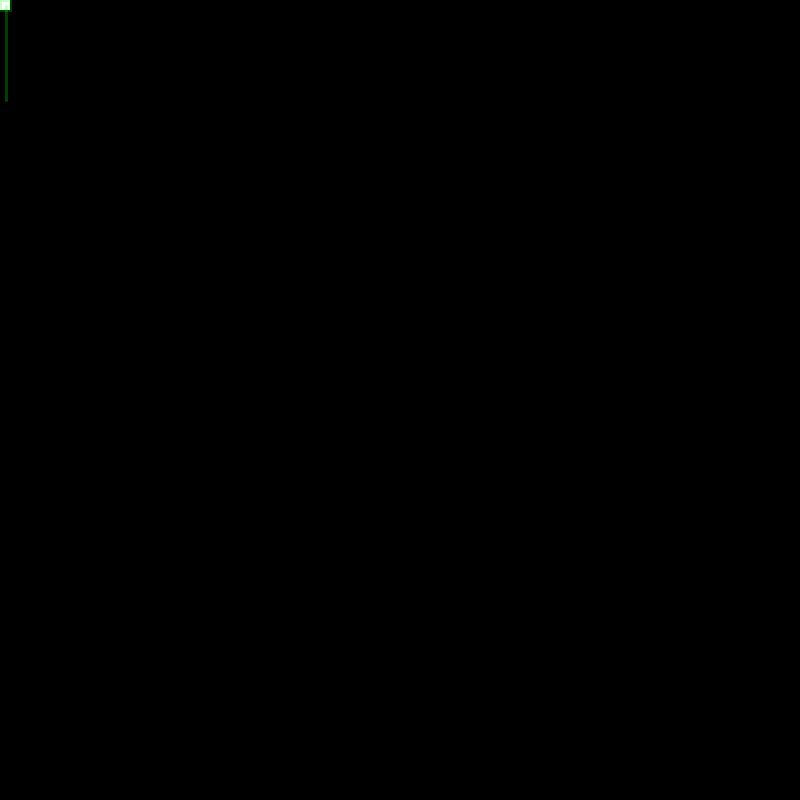
Frame 1 (no input)
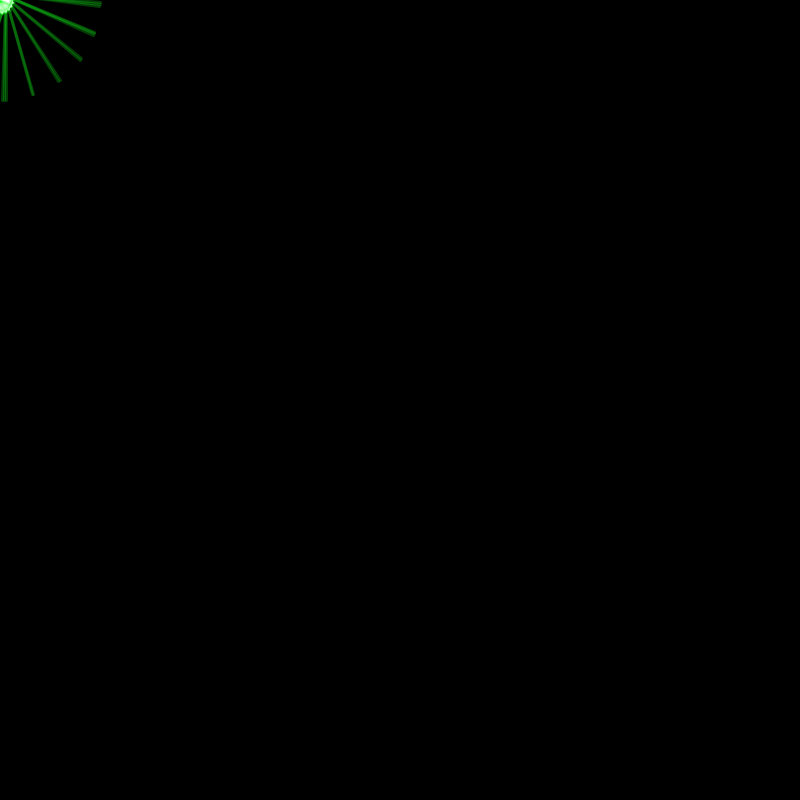
Frame 60 (the mouse pressed at the canvas centre just before this capture)
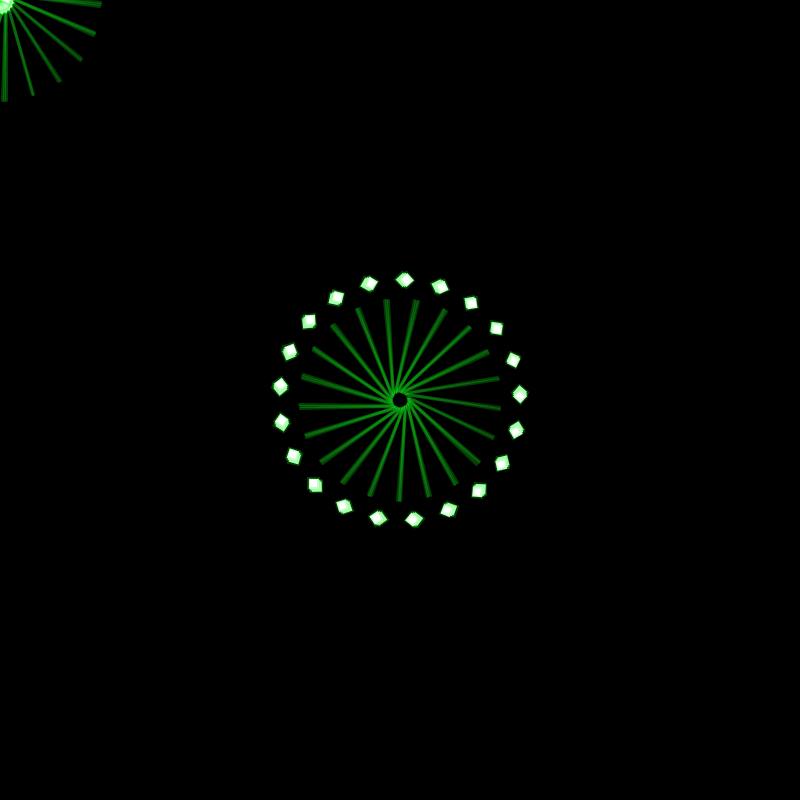
Frame 120 (the mouse held since frame 60 and released just before this capture)

The Processing sketch that drew these frames (run headless with seeded random() and noise(); from frame 60 on, the mouse is pressed at the canvas centre):

// Processing sketch: processing_45899
// ── processing_45899.pde

float x = 100;
float y = 100;
float angle = 0.0;
float xspeed = 1;
float yspeed = 3.3;

void setup()
{
size(800, 800);
smooth();
background (0);
}


void draw(){

pushMatrix();
translate(mouseX, mouseY);
rotate(angle);
x = x * xspeed;
y = y + yspeed;


stroke (15,255,25,60);
strokeWeight (15);

scale (.20);
rect(mouseX,mouseY,50,50);

line (30,30,30,500);
popMatrix();

angle+=0.3;
}

void mousePressed() {
background(0);

translate(mouseX,mouseY);
stroke(15,255,25,30);
for(int x = 0; x<360; x ++){
rotate (radians(1));
line(0,0,500^2,1000);
}
}
